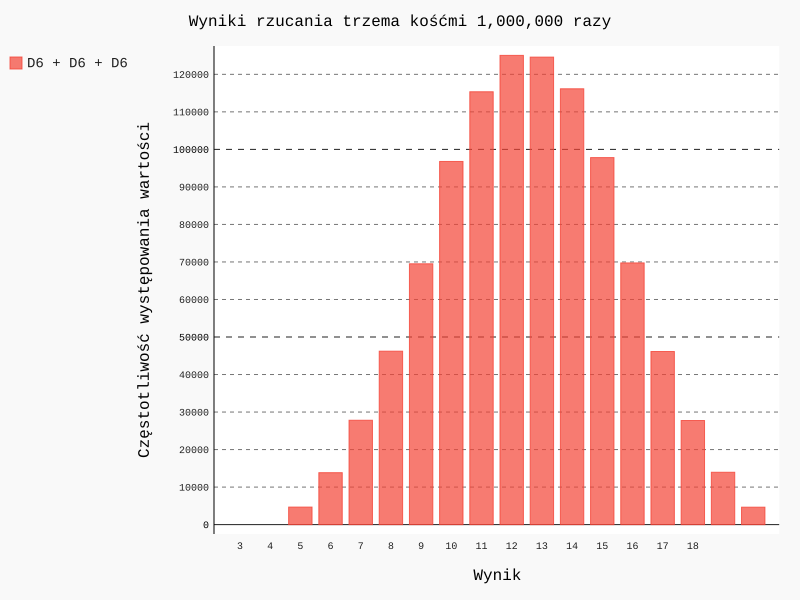

Reproduce this figure in Python.
import pygal

from die import Die

die_1 = Die()
die_2 = Die()
die_3 = Die()

results = []
for roll_num in range(1000000):
    result = die_1.roll() + die_2.roll() + die_3.roll()
    results.append(result)

frequencies = []
max_result = die_1.num_sides + die_2.num_sides + die_3.num_sides
for value in range(1, max_result + 1):
    frequency = results.count(value)
    frequencies.append(frequency)

hist = pygal.Bar()
hist.force_uri_protocol = 'http'

hist.title = "Wyniki rzucania trzema kośćmi 1,000,000 razy"
hist.x_labels = [str(x) for x in range(3, max_result + 1)]
hist.x_title = "Wynik"
hist.y_title = "Częstotliwość występowania wartości"

hist.add('D6 + D6 + D6', frequencies)
hist.render_to_file('triple_dice_visual.svg')
